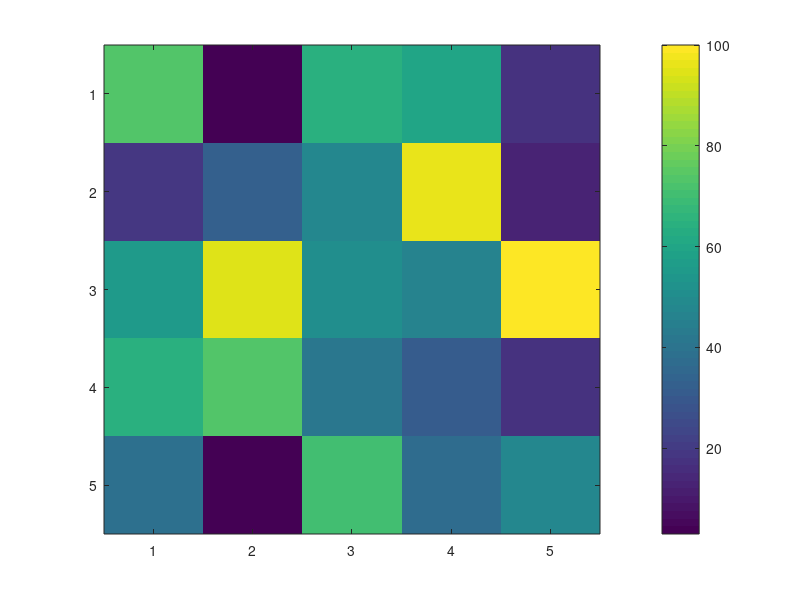

The MATLAB source for this figure: (Note: this script raises an error after producing the figure.)
r = randi(100,5);
image(r);
pause(1);

imagesc(r);
colorbar
img = imread("test_img.png");
image(img);
pause(1);
imshow(img);
pause(1);
bwimg = rgb2gray(img);
imshow(bwimg);
